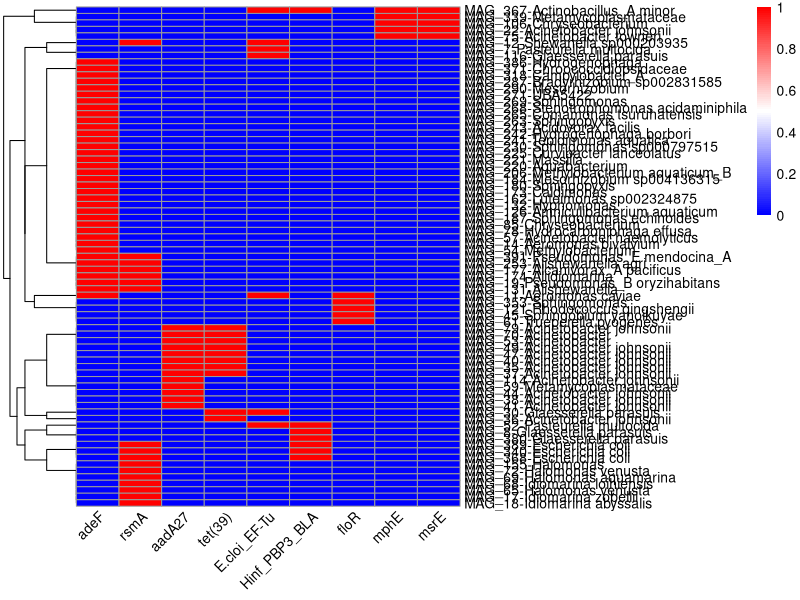

Recreate this plot in R.
rm(list = ls())

ARG <- read.delim("MAG_ARG_merge.xls",header = T,check.names = F,sep = "\t")
ARG_sub <- ARG[order(ARG$Best_Hit_ARO),1:2]
names(ARG_sub)[2] <- "ARG_name"

ARG_sub_filter <- unique(ARG_sub)

#Count the number of host bacteria of each ARG
ARG_Freq <- as.data.frame(table(ARG_sub_filter$ARG_name))
ARG_Freq <- ARG_Freq[order(ARG_Freq$Freq,decreasing = T),]
write.table(ARG_Freq,file = "ARG_host_num.xls",sep = "\t",row.names = F)

Top_ARG <- as.character(ARG_Freq$Var1[which(ARG_Freq$Freq>=5)])
Top <- ARG_sub_filter[which(ARG_sub_filter$ARG_name %in% Top_ARG),]
MAG <- unique(Top$MAG_ID)
result <- NULL
YN <- rep("NA",length(MAG))
for (i in 1:length(Top_ARG)) {
  name <- Top$MAG_ID[which(Top$ARG_name==Top_ARG[i])]
  YN[which(MAG %in% name)] <- 1
  YN[which(!(MAG %in% name))] <- 0
  result <- cbind(result,YN)
}
result <- as.data.frame(result)
colnames(result)<- Top_ARG
colnames(result)[5:6]<- c("E.cloi_EF-Tu","Hinf_PBP3_BLA")
result[,1:9] <- lapply(result[,1:9], as.numeric)
rownames(result) <- MAG
write.table(result,file = "topARG_9_MAG_77_matrix.xls",sep = "\t",row.names = T)

#taxonomy annotation
library(readxl)
taxa <- read_xlsx("MAG_ARG.xlsx",sheet="MAG_115")
anno <- taxa[match(MAG,taxa$MAG_ID),]
label <- rep("NA",nrow(anno))
label[which(!is.na(anno$Species))] <- anno$Species[which(!is.na(anno$Species))]
label[which(is.na(anno$Species) & !(is.na(anno$Genus)))] <- anno$Genus[which(is.na(anno$Species) & !(is.na(anno$Genus)))]
label[which(is.na(anno$Genus) & !(is.na(anno$Family)))] <- anno$Family[which(is.na(anno$Genus) & !(is.na(anno$Family)))]
label <- as.data.frame(label)
rownames(label) <- anno$MAG_ID
write.table(label,file = "MAG_77_taxa.xls",sep = "\t",row.names = T)

#new MAG ID
library(readxl)
info <- read_xlsx("MAG_ARG.xlsx",sheet="MAG_397_info")
label$newID <- info$MAG_rename[match(rownames(label),info$genome2)]
label$new_name <- paste(label$newID,label$label,sep = "-")

library(pheatmap)
library(gplots)
library(ggplot2)
rownames(result) <- label$new_name[match(rownames(result),rownames(label))]
tiff(filename = "TopARG_9_MAG_77.pheatmap1.tif",width = 4500,height = 6000,res=600,compression="lzw")
pheatmap(result,scale = "none",cluster_rows =T,cluster_cols =F,
         color = bluered(100),fontsize=10, angle_col=45,
         #annotation_row  = anno,
         annotation_legend=F)
dev.off()
